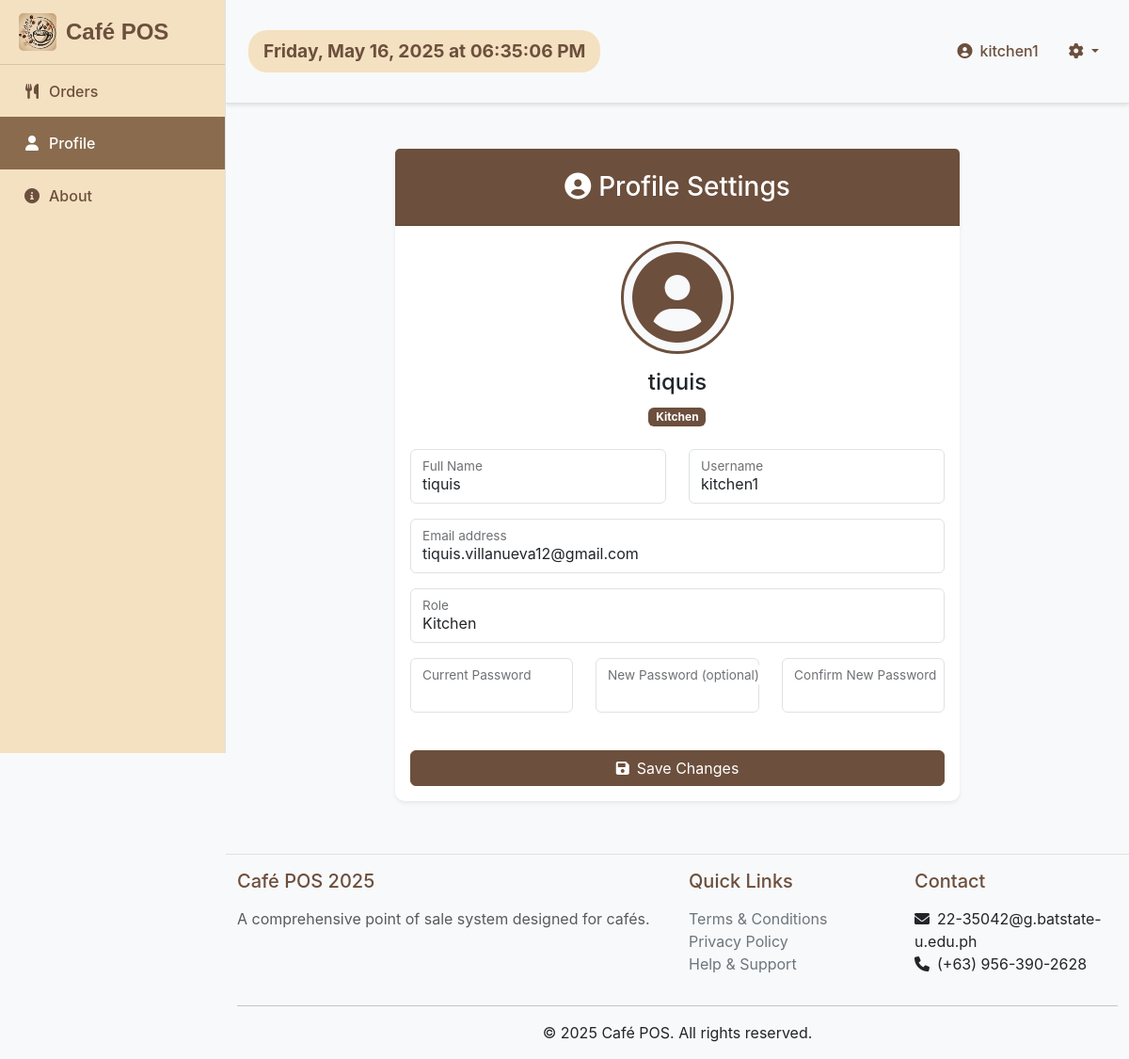
The app's page /dist/profile.php (signed in) with its own data.
### tables this page shows
CREATE TABLE users (
    user_ID INT AUTO_INCREMENT PRIMARY KEY,
    name VARCHAR(255) NOT NULL,
    username VARCHAR(50) NOT NULL,
    password VARCHAR(255) NOT NULL,
    email VARCHAR(100) NOT NULL,
    role ENUM('cashier', 'manager', 'kitchen') NOT NULL
);

### dist/profile.php (the view, shortened to what this page needs)
<?php
include('../includes/db-conn.php');
$user_id = $_SESSION['user_ID'];
$stmt = $conn->prepare("SELECT * FROM users WHERE user_ID = ?");
$stmt->bind_param("i", $user_id);
$stmt->execute();
$result = $stmt->get_result();
$user_data = $result->fetch_assoc();
?>
<!DOCTYPE html>
<html lang="en">
<head>
    <link href="https://cdn.jsdelivr.net/npm/bootstrap@5.3.0/dist/css/bootstrap.min.css" rel="stylesheet">
    <link href="https://cdnjs.cloudflare.com/ajax/libs/font-awesome/6.0.0/css/all.min.css" rel="stylesheet">
    <link href="css/styles.css" rel="stylesheet" />
</head>
<body>
    <div class="d-flex" id="wrapper">
        <?php include('../includes/sidebar.php'); ?>
        <div id="page-content-wrapper">
            <?php include('../includes/nav.php'); ?>
            <div class="container-fluid px-4">
                <div class="row justify-content-center">
                    <div class="col-lg-8">
                        <div class="card shadow-sm border-0 rounded-lg mt-4">
                            <div class="card-header bg-primary text-white">
                                <h3 class="text-center font-weight-light my-2">
                                    <i class="fas fa-user-circle me-2"></i>Profile Settings
                                </h3>
                            </div>
                            <div class="card-body">
                                <div class="text-center mb-4">
                                    <div class="profile-image">
                                        <i class="fas fa-user-circle fa-6x text-primary"></i>
                                    </div>
                                    <h4 class="mt-3"><?php echo htmlspecialchars($user_data['name']); ?></h4>
                                    <span class="badge bg-primary"><?php echo ucfirst(htmlspecialchars($user_data['role'])); ?></span>
                                </div>
                                <form method="POST" action="profile.php" id="profileForm" class="needs-validation" novalidate>
                                    <div class="row">
                                        <div class="col-md-6">
                                            <div class="form-floating mb-3">
                                                <input class="form-control" id="name" name="name" type="text"
                                                       value="<?php echo htmlspecialchars($user_data['name']); ?>" required
                                                       pattern="[A-Za-z\s]+" title="Please enter a valid name (letters and spaces only)"/>
                                                <label for="name">Full Name</label>
                                            </div>
                                        </div>
                                        <div class="col-md-6">
                                            <div class="form-floating mb-3">
                                                <input class="form-control" id="username" name="username" type="text"
                                                       value="<?php echo htmlspecialchars($user_data['username']); ?>"
                                                       <?php echo ($_SESSION['role'] !== 'manager') ? 'readonly' : 'required'; ?>
                                                       pattern="[A-Za-z0-9_]+" title="Username can only contain letters, numbers, and underscores"/>
                                                <label for="username">Username</label>
                                            </div>
                                        </div>
                                    </div>
                                    <div class="form-floating mb-3">
                                        <input class="form-control" id="email" name="email" type="email"
                                               value="<?php echo htmlspecialchars($user_data['email']); ?>" required />
                                        <label for="email">Email address</label>
                                    </div>
                                    <div class="form-floating mb-3">
                                        <input class="form-control" id="role" type="text"
                                               value="<?php echo ucfirst(htmlspecialchars($user_data['role'])); ?>" readonly />
                                        <label for="role">Role</label>
                                    </div>
                                    <div class="row mb-3">
                                        <div class="col-md-4">
                                            <div class="form-floating mb-3">
                                                <input class="form-control" id="currentPassword" name="current_password"
                                                       type="password" required />
                                                <label for="currentPassword">Current Password</label>
                                            </div>
                                        </div>
                                        <div class="col-md-4">
                                            <div class="form-floating mb-3">
                                                <input class="form-control" id="newPassword" name="new_password"
                                                       type="password" pattern="^(?=.*[A-Za-z])(?=.*\d)[A-Za-z\d]{8,}$"
                                                       title="Password must be at least 8 characters long and contain at least one letter and one number"/>
                                                <label for="newPassword">New Password (optional)</label>
                                            </div>
                                        </div>
                                        <div class="col-md-4">
                                            <div class="form-floating mb-3">
                                                <input class="form-control" id="confirmPassword" name="confirm_password"
                                                       type="password"/>
                                                <label for="confirmPassword">Confirm New Password</label>
                                            </div>
                                        </div>
                                    </div>
                                    <div class="mt-4 mb-0">
                                        <div class="d-grid">
                                            <button type="submit" name="update_profile" class="btn btn-primary btn-block">
                                                <i class="fas fa-save me-2"></i>Save Changes
                                            </button>
                                        </div>
                                    </div>
                                </form>
                            </div>
                        </div>
                    </div>
                </div>
            </div>
            <footer class="footer mt-auto py-3 bg-light">
                <div class="container">
                    <div class="row">
                        <div class="col-md-6">
                            <h5>Café POS 2025</h5>
                            <p class="text-muted">A comprehensive point of sale system designed for cafés.</p>
                        </div>
                        <div class="col-md-3">
                            <h5>Quick Links</h5>
                            <ul class="list-unstyled">
                                <li><a href="#" data-bs-toggle="modal" data-bs-target="#termsModal">Terms & Conditions</a></li>
                                <li><a href="#" data-bs-toggle="modal" data-bs-target="#privacyModal">Privacy Policy</a></li>
                                <li><a href="#" data-bs-toggle="modal" data-bs-target="#helpModal">Help & Support</a></li>
                            </ul>
                        </div>
                        <div class="col-md-3">
                            <h5>Contact</h5>
                            <ul class="list-unstyled">
                                <li><i class="fas fa-envelope me-2"></i>22-35042@g.batstate-u.edu.ph</li>
                                <li><i class="fas fa-phone me-2"></i>(+63) 956-390-2628</li>
                            </ul>
                        </div>
                    </div>
                    <hr>
                    <div class="text-center">
                        <p class="mb-0">&copy; <?php echo date('Y'); ?> Café POS. All rights reserved.</p>
                    </div>
                </div>
            </footer>
        </div>
    </div>
</body>
</html>

### includes/sidebar.php (style rules this page uses)
#page-content-wrapper { margin-left: 15rem; width: calc(100% - 15rem); transition: all 0.3s ease-in-out; }

### dist/profile.php (style rules this page uses)
.profile-image { width: 120px; height: 120px; margin: 0 auto; display: flex; align-items: center; justify-content: center; background-color: #f8f9fa; border-radius: 50%; border: 3px solid #6c4f3d; }
.card { margin-bottom: 2rem; }
.form-floating > .form-control:focus, .form-floating > .form-control:not(:placeholder-shown) { padding-top: 1.625rem; padding-bottom: 0.625rem; }
.footer { background-color: #f8f9fa; padding: 2rem 0; margin-top: 3rem; border-top: 1px solid #dee2e6; }
.footer h5 { color: #6c4f3d; margin-bottom: 1rem; }
.footer a { color: #6c757d; text-decoration: none; }

### records on screen
users: name "tiquis", role "Kitchen", username "kitchen1", email "tiquis.villanueva12@gmail.com"

### other values on screen
$_SESSION['username'] "kitchen1"
